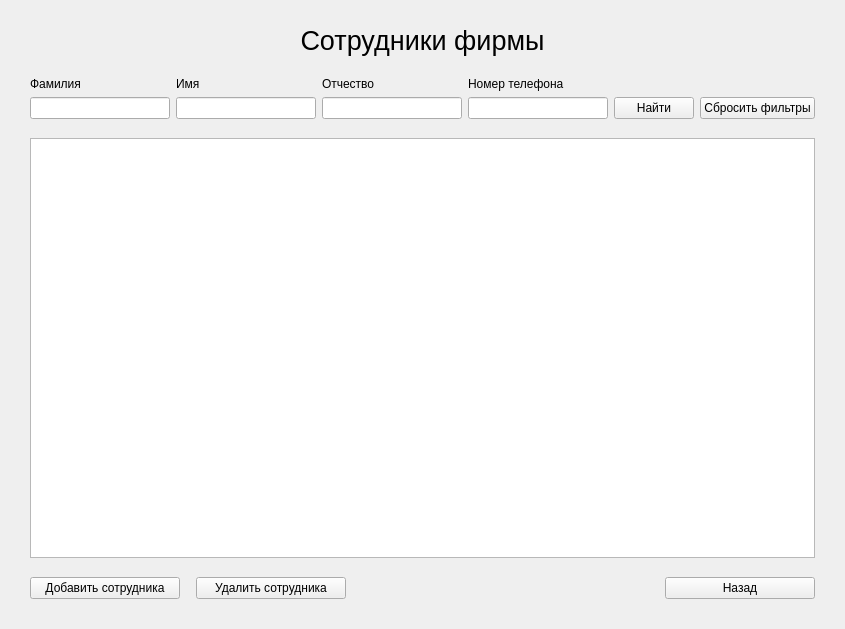
<?xml version="1.0" encoding="UTF-8"?>
<ui version="4.0">
 <class>EmployeeListWindow</class>
 <widget class="QMainWindow" name="EmployeeListWindow">
  <property name="geometry">
   <rect>
    <x>0</x>
    <y>0</y>
    <width>845</width>
    <height>629</height>
   </rect>
  </property>
  <property name="windowTitle">
   <string>MainWindow</string>
  </property>
  <widget class="QWidget" name="centralwidget">
   <layout class="QVBoxLayout" name="verticalLayout_2">
    <property name="leftMargin">
     <number>30</number>
    </property>
    <property name="topMargin">
     <number>10</number>
    </property>
    <property name="rightMargin">
     <number>30</number>
    </property>
    <property name="bottomMargin">
     <number>30</number>
    </property>
    <item>
     <widget class="QLabel" name="label">
      <property name="minimumSize">
       <size>
        <width>0</width>
        <height>60</height>
       </size>
      </property>
      <property name="font">
       <font>
        <pointsize>20</pointsize>
       </font>
      </property>
      <property name="text">
       <string>Сотрудники фирмы</string>
      </property>
      <property name="alignment">
       <set>Qt::AlignCenter</set>
      </property>
     </widget>
    </item>
    <item>
     <layout class="QHBoxLayout" name="horizontalLayout_10">
      <item>
       <layout class="QVBoxLayout" name="verticalLayout_19">
        <item>
         <widget class="QLabel" name="label_24">
          <property name="maximumSize">
           <size>
            <width>16777215</width>
            <height>20</height>
           </size>
          </property>
          <property name="text">
           <string>Фамилия</string>
          </property>
         </widget>
        </item>
        <item>
         <widget class="QLineEdit" name="surnameEdit"/>
        </item>
       </layout>
      </item>
      <item>
       <layout class="QVBoxLayout" name="verticalLayout_20">
        <item>
         <widget class="QLabel" name="label_26">
          <property name="maximumSize">
           <size>
            <width>16777215</width>
            <height>20</height>
           </size>
          </property>
          <property name="text">
           <string>Имя</string>
          </property>
         </widget>
        </item>
        <item>
         <widget class="QLineEdit" name="nameEdit"/>
        </item>
       </layout>
      </item>
      <item>
       <layout class="QVBoxLayout" name="verticalLayout_21">
        <item>
         <widget class="QLabel" name="label_27">
          <property name="maximumSize">
           <size>
            <width>16777215</width>
            <height>20</height>
           </size>
          </property>
          <property name="text">
           <string>Отчество</string>
          </property>
         </widget>
        </item>
        <item>
         <widget class="QLineEdit" name="patronymicEdit">
          <property name="text">
           <string/>
          </property>
         </widget>
        </item>
       </layout>
      </item>
      <item>
       <layout class="QVBoxLayout" name="verticalLayout_22">
        <item>
         <widget class="QLabel" name="label_28">
          <property name="maximumSize">
           <size>
            <width>16777215</width>
            <height>20</height>
           </size>
          </property>
          <property name="text">
           <string>Номер телефона</string>
          </property>
         </widget>
        </item>
        <item>
         <widget class="QLineEdit" name="phoneEdit"/>
        </item>
       </layout>
      </item>
      <item>
       <layout class="QVBoxLayout" name="verticalLayout_23">
        <property name="spacing">
         <number>7</number>
        </property>
        <item>
         <widget class="QLabel" name="label_29">
          <property name="text">
           <string/>
          </property>
         </widget>
        </item>
        <item>
         <widget class="QPushButton" name="findButton">
          <property name="minimumSize">
           <size>
            <width>60</width>
            <height>0</height>
           </size>
          </property>
          <property name="maximumSize">
           <size>
            <width>500</width>
            <height>30</height>
           </size>
          </property>
          <property name="layoutDirection">
           <enum>Qt::LeftToRight</enum>
          </property>
          <property name="text">
           <string>Найти</string>
          </property>
          <property name="shortcut">
           <string>Return</string>
          </property>
         </widget>
        </item>
       </layout>
      </item>
      <item>
       <layout class="QVBoxLayout" name="verticalLayout">
        <item>
         <widget class="QLabel" name="label_30">
          <property name="text">
           <string/>
          </property>
         </widget>
        </item>
        <item>
         <widget class="QPushButton" name="resetFiltersButton">
          <property name="minimumSize">
           <size>
            <width>70</width>
            <height>0</height>
           </size>
          </property>
          <property name="maximumSize">
           <size>
            <width>500</width>
            <height>30</height>
           </size>
          </property>
          <property name="layoutDirection">
           <enum>Qt::LeftToRight</enum>
          </property>
          <property name="text">
           <string>Сбросить фильтры</string>
          </property>
         </widget>
        </item>
       </layout>
      </item>
     </layout>
    </item>
    <item>
     <spacer name="verticalSpacer">
      <property name="orientation">
       <enum>Qt::Vertical</enum>
      </property>
      <property name="sizeType">
       <enum>QSizePolicy::Fixed</enum>
      </property>
      <property name="sizeHint" stdset="0">
       <size>
        <width>20</width>
        <height>13</height>
       </size>
      </property>
     </spacer>
    </item>
    <item>
     <widget class="QTableView" name="tableView"/>
    </item>
    <item>
     <spacer name="verticalSpacer_5">
      <property name="orientation">
       <enum>Qt::Vertical</enum>
      </property>
      <property name="sizeType">
       <enum>QSizePolicy::Fixed</enum>
      </property>
      <property name="sizeHint" stdset="0">
       <size>
        <width>13</width>
        <height>13</height>
       </size>
      </property>
     </spacer>
    </item>
    <item>
     <layout class="QHBoxLayout" name="horizontalLayout_7">
      <item>
       <widget class="QPushButton" name="addButton">
        <property name="minimumSize">
         <size>
          <width>150</width>
          <height>0</height>
         </size>
        </property>
        <property name="text">
         <string>Добавить сотрудника</string>
        </property>
       </widget>
      </item>
      <item>
       <spacer name="horizontalSpacer_2">
        <property name="orientation">
         <enum>Qt::Horizontal</enum>
        </property>
        <property name="sizeType">
         <enum>QSizePolicy::Fixed</enum>
        </property>
        <property name="sizeHint" stdset="0">
         <size>
          <width>10</width>
          <height>20</height>
         </size>
        </property>
       </spacer>
      </item>
      <item>
       <widget class="QPushButton" name="deleteButton">
        <property name="minimumSize">
         <size>
          <width>150</width>
          <height>0</height>
         </size>
        </property>
        <property name="text">
         <string>Удалить сотрудника</string>
        </property>
       </widget>
      </item>
      <item>
       <spacer name="horizontalSpacer_4">
        <property name="orientation">
         <enum>Qt::Horizontal</enum>
        </property>
        <property name="sizeType">
         <enum>QSizePolicy::Expanding</enum>
        </property>
        <property name="sizeHint" stdset="0">
         <size>
          <width>600</width>
          <height>20</height>
         </size>
        </property>
       </spacer>
      </item>
      <item>
       <widget class="QPushButton" name="backButton">
        <property name="minimumSize">
         <size>
          <width>150</width>
          <height>0</height>
         </size>
        </property>
        <property name="text">
         <string>Назад</string>
        </property>
       </widget>
      </item>
     </layout>
    </item>
   </layout>
  </widget>
 </widget>
 <resources/>
 <connections/>
</ui>
